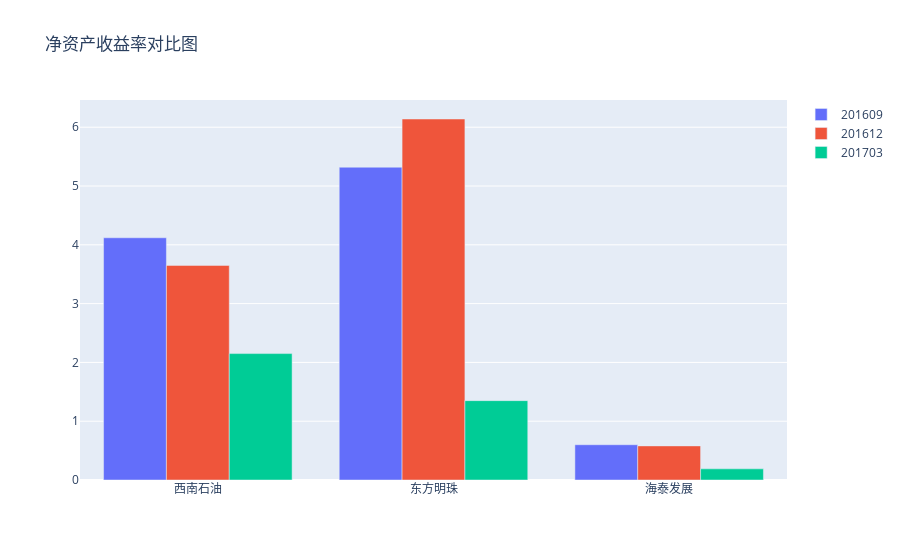

Notebook source saved alongside this figure:
### Code cell
import plotly.offline as py
from plotly.graph_objs import Scatter, Layout
import plotly.graph_objs as go

py.init_notebook_mode(connected=True)
trace_1 = go.Bar(
            x = ["西南石油", "东方明珠", "海泰发展"],
            y = [4.12, 5.32, 0.60],
            name = "201609"
    )
trace_2 = go.Bar(
            x = ["西南石油", "东方明珠", "海泰发展"],
            y = [3.65, 6.14, 0.58],
            name = "201612"
    )

trace_3 = go.Bar(
            x = ["西南石油", "东方明珠", "海泰发展"],
            y = [2.15, 1.35, 0.19],
            name = "201703"
    )
trace = [trace_1, trace_2, trace_3]
# Layout
layout = go.Layout(
            title = '净资产收益率对比图'
    )
# Figure
figure = go.Figure(data = trace, layout = layout)
# Plot
# pyplt(figure, filename='tmp/2.html')
py.iplot(figure)

### Figure 1 — Plotly figure (JSON) as saved in the notebook; plotly's stock layout.template omitted (floating-point values rounded to 4 significant figures)
{"data": [{"name": "201609", "type": "bar", "x": ["西南石油", "东方明珠", "海泰发展"], "y": [4.12, 5.32, 0.6]}, {"name": "201612", "type": "bar", "x": ["西南石油", "东方明珠", "海泰发展"], "y": [3.65, 6.14, 0.58]}, {"name": "201703", "type": "bar", "x": ["西南石油", "东方明珠", "海泰发展"], "y": [2.15, 1.35, 0.19]}], "layout": {"title": {"text": "净资产收益率对比图"}}}
